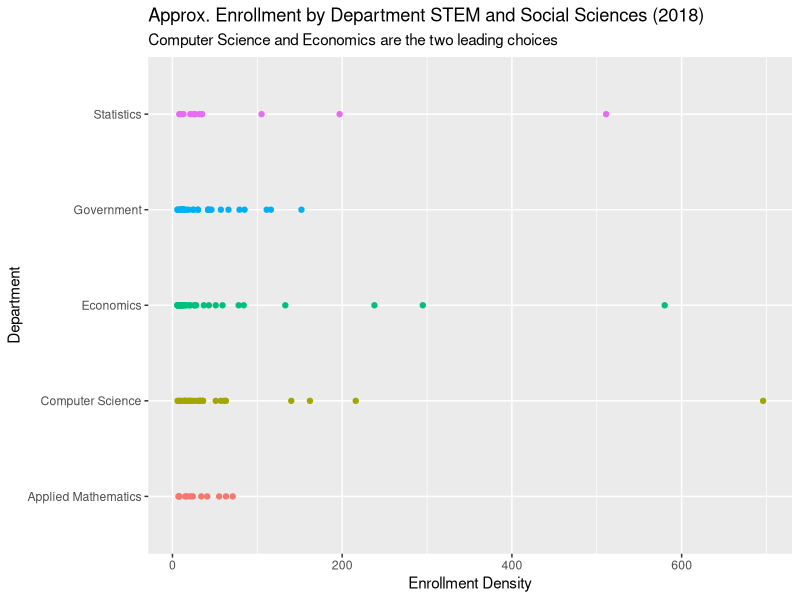

Source code (R):
## ---- chunk 1
knitr::opts_chunk$set(echo = TRUE)

library(tidyverse)
library(readr)
library(readxl)
library(dplyr)
library(fs)

## ---- chunk 2


enrollment_eighteen <- read_excel("fall_2018_enrollment.xlsx", skip = 2) %>% 
  filter(!is.na(`Course Name`)) %>% 
  filter(UGrad > 5) %>% 
  select(id =`Course ID`, title = `Course Title`, name = `Course Name`, department = `Course Department`, enrolled = `UGrad`)

enrollment_seventeen <- read_excel("fall_2017_enrollment.xlsx", skip = 3) %>% filter(!is.na(`Course Name`)) %>% filter(UGrad > 5) %>% select(id =`Course ID`, title = `Course Title`, name = `Course Name`, department = `Course Department`, enrolled = `UGrad`)

enrollment_sixteen <- read_excel("fall_2016_enrollment.xlsx", skip = 0) %>% filter(!is.na(`COURSE ID`)) %>% filter(HCOL > 5) %>% select(id =`COURSE ID`, title = `COURSE`, department = `DEPARTMENT`, enrolled = `HCOL`)


## ---- chunk 3


enrollment_eighteen %>% 
  filter(department %in% c("Economics", "Computer Science", "Government", "Statistics", "Applied Mathematics")) %>%  
  ggplot(aes(x = department, y = enrolled, color = department)) + 
    geom_point() + 
    labs(title = "Approx. Enrollment by Department STEM and Social Sciences (2018)", subtitle = "Computer Science and Economics are the two leading choices") + 
    xlab("Department") + 
    ylab("Enrollment Density") + 
    coord_flip() + 
    theme(legend.position = "none")
